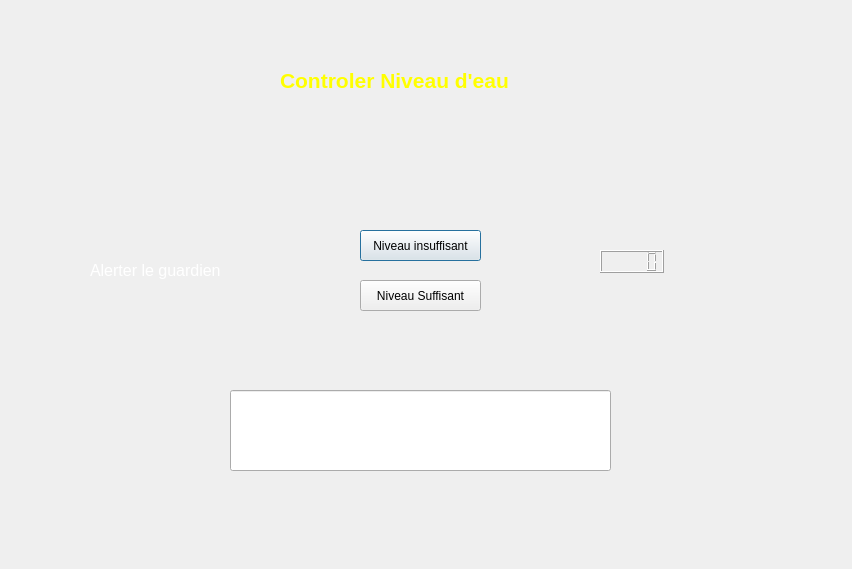
<?xml version="1.0" encoding="UTF-8"?>
<ui version="4.0">
 <class>arduino</class>
 <widget class="QDialog" name="arduino">
  <property name="geometry">
   <rect>
    <x>0</x>
    <y>0</y>
    <width>852</width>
    <height>569</height>
   </rect>
  </property>
  <property name="windowTitle">
   <string>Niveau d'eau</string>
  </property>
  <widget class="QLabel" name="le_cadre">
   <property name="geometry">
    <rect>
     <x>0</x>
     <y>0</y>
     <width>851</width>
     <height>571</height>
    </rect>
   </property>
   <property name="text">
    <string/>
   </property>
   <property name="pixmap">
    <pixmap>../../../Esprit/2A16/Semestre 1/Projet C++/ZOO'RNI/charte essai 1.png</pixmap>
   </property>
   <property name="scaledContents">
    <bool>true</bool>
   </property>
  </widget>
  <widget class="QLabel" name="label_3">
   <property name="geometry">
    <rect>
     <x>240</x>
     <y>410</y>
     <width>291</width>
     <height>41</height>
    </rect>
   </property>
   <property name="text">
    <string/>
   </property>
  </widget>
  <widget class="QLabel" name="label">
   <property name="geometry">
    <rect>
     <x>280</x>
     <y>50</y>
     <width>321</width>
     <height>61</height>
    </rect>
   </property>
   <property name="text">
    <string>&lt;html&gt;&lt;head/&gt;&lt;body&gt;&lt;p&gt;&lt;span style=&quot; font-size:16pt; font-weight:600; color:#ffff00;&quot;&gt;Controler Niveau d'eau&lt;/span&gt;&lt;/p&gt;&lt;/body&gt;&lt;/html&gt;</string>
   </property>
  </widget>
  <widget class="QLabel" name="label_2">
   <property name="geometry">
    <rect>
     <x>90</x>
     <y>250</y>
     <width>191</width>
     <height>41</height>
    </rect>
   </property>
   <property name="text">
    <string>&lt;html&gt;&lt;head/&gt;&lt;body&gt;&lt;p&gt;&lt;span style=&quot; font-size:12pt; color:#ffffff;&quot;&gt;Alerter le guardien&lt;/span&gt;&lt;/p&gt;&lt;/body&gt;&lt;/html&gt;</string>
   </property>
  </widget>
  <widget class="QPushButton" name="pb_ajout_eau">
   <property name="geometry">
    <rect>
     <x>360</x>
     <y>230</y>
     <width>121</width>
     <height>31</height>
    </rect>
   </property>
   <property name="text">
    <string>Niveau insuffisant</string>
   </property>
  </widget>
  <widget class="QPushButton" name="pb_arret_eau">
   <property name="geometry">
    <rect>
     <x>360</x>
     <y>280</y>
     <width>121</width>
     <height>31</height>
    </rect>
   </property>
   <property name="text">
    <string>Niveau Suffisant</string>
   </property>
  </widget>
  <widget class="QLabel" name="label_niveau_eau">
   <property name="geometry">
    <rect>
     <x>280</x>
     <y>480</y>
     <width>271</width>
     <height>41</height>
    </rect>
   </property>
   <property name="text">
    <string/>
   </property>
  </widget>
  <widget class="QLineEdit" name="lineEdit">
   <property name="geometry">
    <rect>
     <x>230</x>
     <y>390</y>
     <width>381</width>
     <height>81</height>
    </rect>
   </property>
  </widget>
  <widget class="QLabel" name="lab_niveau">
   <property name="geometry">
    <rect>
     <x>440</x>
     <y>410</y>
     <width>131</width>
     <height>41</height>
    </rect>
   </property>
   <property name="text">
    <string/>
   </property>
  </widget>
  <widget class="QLCDNumber" name="lcdNumber">
   <property name="geometry">
    <rect>
     <x>600</x>
     <y>250</y>
     <width>64</width>
     <height>23</height>
    </rect>
   </property>
  </widget>
  <zorder>le_cadre</zorder>
  <zorder>lineEdit</zorder>
  <zorder>label_3</zorder>
  <zorder>label</zorder>
  <zorder>label_2</zorder>
  <zorder>pb_ajout_eau</zorder>
  <zorder>pb_arret_eau</zorder>
  <zorder>label_niveau_eau</zorder>
  <zorder>lab_niveau</zorder>
  <zorder>lcdNumber</zorder>
 </widget>
 <resources/>
 <connections/>
</ui>
